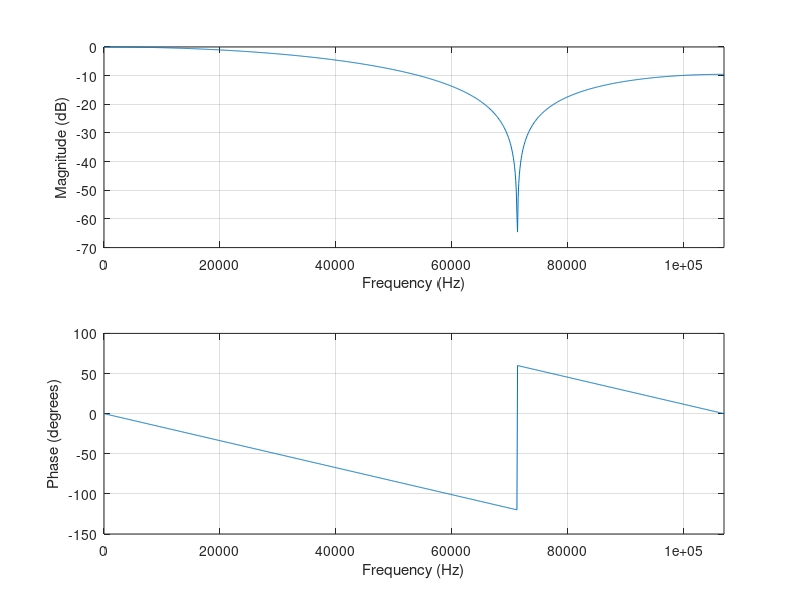
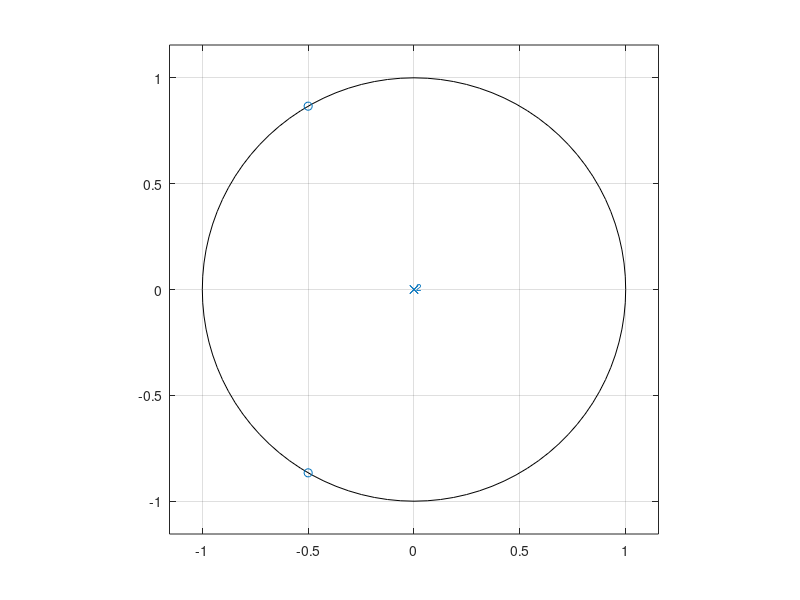
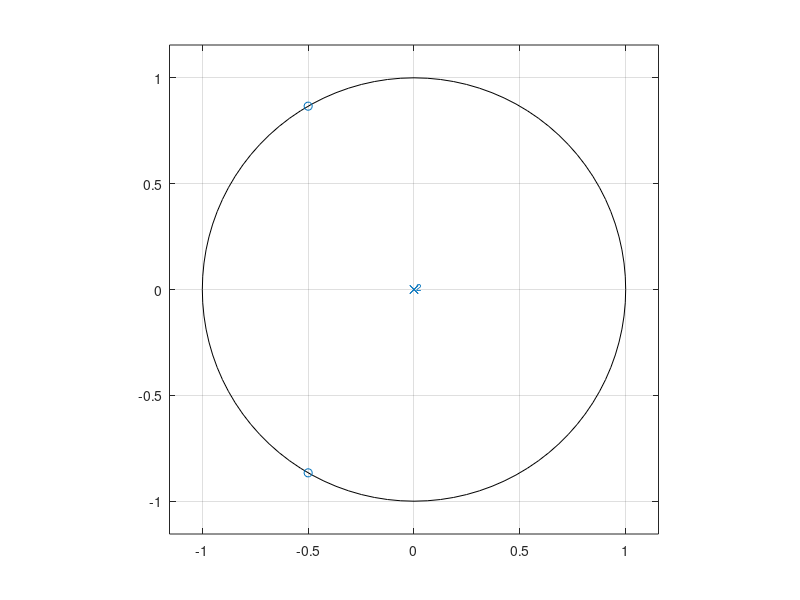
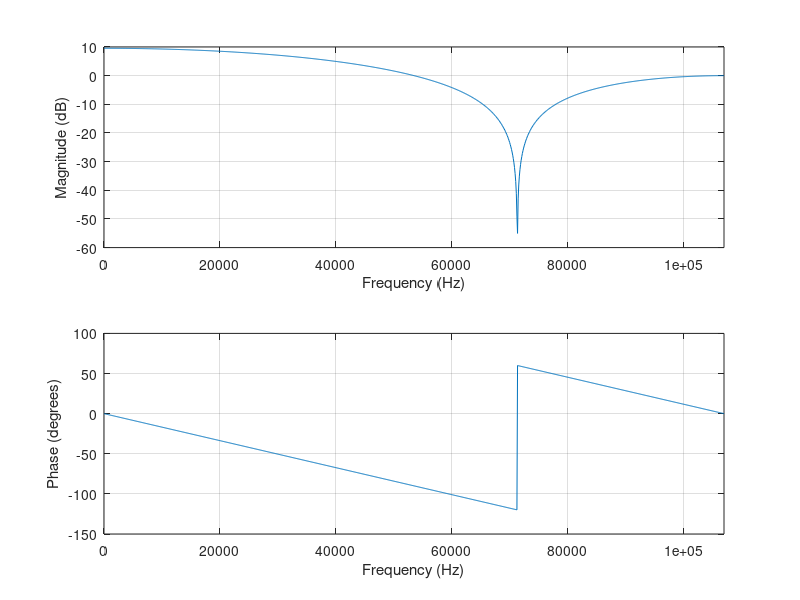

These figures' MATLAB source, in order:
% Small intro to discrete time system analysis in Octave/MATLAB
% By Jacques Berg
%
% Beginning of your Octave session you need to load the signal processing package to the memory
%   pkg load signal

%% Polynomials in Octave
% Octave/MATLAB represents polynomials as row vectors containing coefficients ordered by descending powers
% For example, p = [1 -4 4] represent the quadratic polynomial p(x) = x^2 -4x + 4
% Note that p can also represent z-transformed signal X(z) = 1 - 4z^-1 + 4z^-2 which is also a polynomial


%% A system in frequency domain
% An example system:
% y[n] = (x[n] + x[n-1] + x[n-2])/3
bb = ones(1,3)/3; % X(z) = (1 + z^-1 + z^-2)/3
aa = [1, 0, 0];   % Y(z) = 1 or [1 0 0] Zeros because 2nd order system and there is no y[n-1] and y[n-2] terms

% Zeros and poles of H(z)
zz = roots(bb)    % zeros of the system
pp = roots(aa)    % poles of the system

% Poles are at the origin ... thus a FIR system!
zplane(bb,aa)     % Argand's diagram
poly([0 0])       % you can also generate a polynomial if you know the roots
zplane(zz,pp)     % an another way to call the zplane (by giving the roots)
bb
zz
freqz(bb,aa)          % frequency response, look documentation for freqz for more info
Fs = 213854;          % an arbitrary sampling frequency
freqz(bb,aa,1024,Fs)  % frequency response, now with physical frequency
figure; zplane(zz,pp)

%% Let's move the poles away from the orign ...
% .. but of course inside the unit circle (stability condition)
[x,y]=ginput(1)       % coordinates of the pole
ppn = [x+i*y; x-i*y]; % conjugate pair

%% System parameters matching those zeros and poles
bbn = poly(zz)
aan = poly(ppn)
% now we have feedback (there are nonzero aan coefficients for y[n-1] and y[n-2])
figure; zplane(bbn,aan)
figure; freqz(bbn,aan,1024,Fs)

% Let's scale to the unity gain
gg = max(abs(freqz(bbn,aan,1024,Fs)))
bbns = bbn/gg; % input scaling

% Cheking the result
figure; freqz(bbns,aan,1024,Fs)

% Close all open graphic windows
close all

%% Cartesian and polar coordinates
% z = x + y*i
% z = r*exp(i*omega)
angle = pi/23;      % angle frequency (in rad)
% angle frequency and physical frequency
ff = 10000;         % 10 kHz, physical frequency
angle = 2*pi*ff/Fs; % matching angle (angle frequency)

% Point on the unit circle
zztop = exp(i*angle);
zztop = [zztop; conj(zztop)]
zplane(zztop)

% Then create pole pair at the same frequency:
% but inside the unit circle
pptop = 0.9*zztop;
zplane(zztop,pptop)

% Let's find the coefficients
aatop = poly(pptop);
bbtop = poly(zztop);

% Then we can find out the frequency response
figure; freqz(bbtop,aatop)
freqz(bbtop,aatop,10240,Fs) % now with the right frq scale
